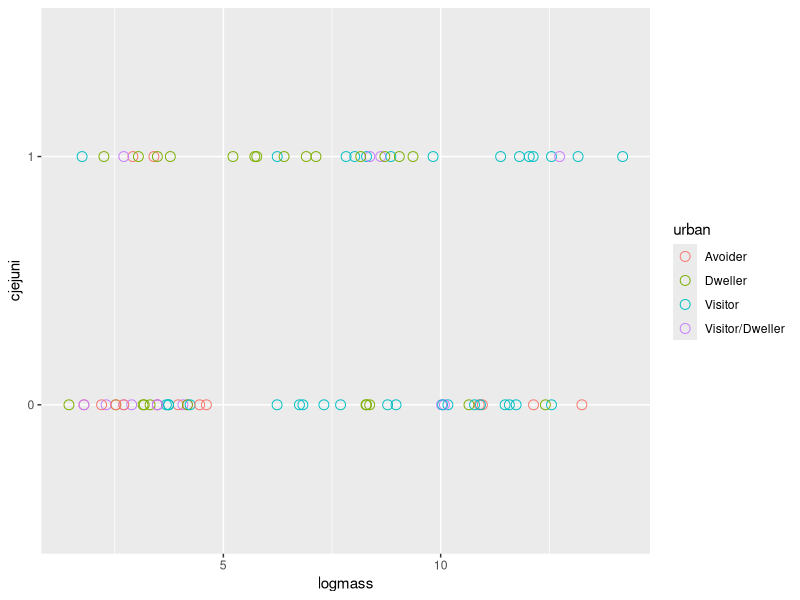

This chart was generated by the following R code: (Note: this script raises an error after producing the figure.)
rm(list=ls())

#loads packages
library(tidyverse)
library(tidyr)
library(ggplot2)
library(emmeans)
library(effects)
library(MASS)

#creates dataframe from csv file
campy <- read.csv('campylobacterreview_data.csv')
head(campy)

campy$logmass <-log(campy$mass)

campy$cjejuni <- as.factor(campy$cjejuni)

plot1 <- campy %>%
filter(!is.na(cjejuni)) %>%
  ggplot(aes(x=logmass, y=cjejuni, color=urban)) +
  geom_point(size=3, shape=1)
plot1

#glm for cjejuni presence/absence as predicted by logmass and urban adaptation
glm1 = glm(cjejuni~mass+urban,data=campy, family="binomial");
summary(glm1)

#
campy.new=expand.grid(mass=seq(from = min(campy$mass),to = max(campy$mass), length.out = 100),
                    urban = unique(campy$urban))
campy.new

predict(glm1,newdata = campy.new)

campy.new$yhat  = predict(glm1,type="response",newdata = campy.new)
campy$yhat2 = predict(glm1,type="response")
head(campy.new)


hist(campy$mass)
